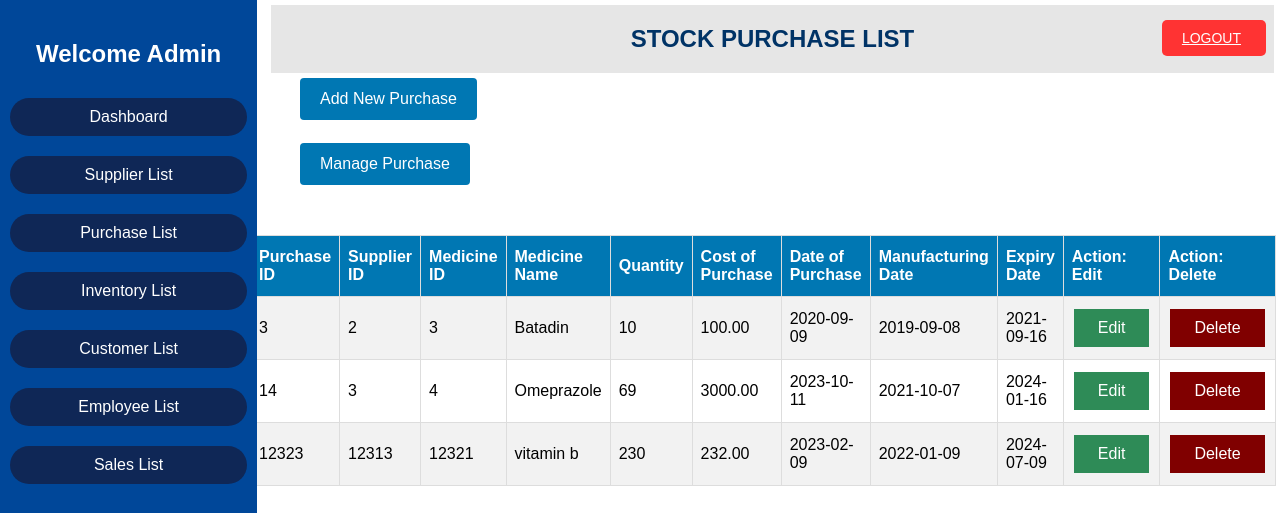
/purchase-view.php, run on the app's committed database.
### tables this page shows
CREATE TABLE `purchase` (
  `P_ID` int(6) NOT NULL,
  `SUP_ID` int(10) NOT NULL,
  `MED_ID` int(6) NOT NULL,
  `P_QTY` int(11) NOT NULL,
  `P_COST` decimal(8,2) NOT NULL,
  `PUR_DATE` date NOT NULL,
  `MFG_DATE` date NOT NULL,
  `EXP_DATE` date NOT NULL
);

CREATE TABLE `meds` (
  `MED_ID` int(6) NOT NULL,
  `MED_NAME` varchar(50) NOT NULL,
  `MED_QTY` int(11) NOT NULL,
  `CATEGORY` varchar(50) NOT NULL,
  `MED_PRICE` int(10) NOT NULL,
  `LOCATION_RACK` varchar(50) NOT NULL
);

### purchase-view.php (the view, shortened to what this page needs)
<!DOCTYPE html>
<html>
<head>
    <link rel="stylesheet" type="text/css" href="adminpanel.css">
    <link rel="stylesheet" type="text/css" href="table1.css">
    <link rel="stylesheet" type="text/css" href="form4.css">
</head>
<body>
<header>
    <a href="logout.php" class="logout-button">
        <span class="logout-icon">LOGOUT</span>
    </a>
    </header>
    <div class="sidebar">
        <h2>Welcome Admin</h2>
        <ul>
            <li><a href="adminpanel.php">Dashboard</a></li>
            <li><a href="supplier-view.php">Supplier List</a></li>
            <li><a href="purchase-view.php">Purchase List</a></li>
            <li><a href="inventory-view.php">Inventory List</a></li>
            <li><a href="customer-view.php">Customer List</a></li>
            <li><a href="employee-view.php">Employee List</a></li>
            <li><a href="sales-view.php">Sales List</a></li>
        </ul>
    </div>
    <center>
	<div class="head">
	<h2> STOCK PURCHASE LIST</h2>
	</div>
	</center>
	<div class="purchase-add">
        <a href="purchase-add.php"><button>Add New Purchase</button></a><Br><br>
	    <a href="purchase-view.php"><button>Manage Purchase</button></a>
    </div>
	<table align="left" id="table1" style="margin-left:250px;">
		<tr>
			<th>Purchase ID</th>
			<th>Supplier ID</th>
			<th>Medicine ID</th>
			<th>Medicine Name</th>
			<th>Quantity</th>
			<th>Cost of Purchase</th>
			<th>Date of Purchase</th>
			<th>Manufacturing Date</th>
			<th>Expiry Date</th>
			<th>Action: Edit</th>
            <th>Action: Delete</th>
		</tr>
	<?php
	include "config.php";
	$sql = "SELECT p_id,sup_id,med_id,p_qty,p_cost,pur_date,mfg_date,exp_date FROM purchase";
	$result = $conn->query($sql);
	if ($result->num_rows > 0) {
	while($row = $result->fetch_assoc()) {
		$sql1="SELECT med_name from meds where med_id=".$row["med_id"]."";
		$result1 = $conn->query($sql1);
		while($row1 = $result1->fetch_assoc()) {
			echo "<tr>";
				echo "<td>" . $row["p_id"]. "</td>";
				echo "<td>" . $row["sup_id"]. "</td>";
				echo "<td>" . $row["med_id"]. "</td>";
				echo "<td>" . $row1["med_name"] . "</td>";
				echo "<td>" . $row["p_qty"]. "</td>";
				echo "<td>" . $row["p_cost"]. "</td>";
				echo "<td>" . $row["pur_date"]. "</td>";
				echo "<td>" . $row["mfg_date"] . "</td>";
				echo "<td>" . $row["exp_date"]. "</td>";
				echo "<td align=center>";
				echo "<a class='button1 edit-btn' href=purchase-update.php?pid=".$row['p_id']."&sid=".$row['sup_id']."&mid=".$row['med_id'].">Edit</a>";
				echo "</td>";
				echo "<td align=center>";
				echo "<a class='button1 del-btn' href=purchase-delete.php?pid=".$row['p_id']."&sid=".$row['sup_id']."&mid=".$row['med_id'].">Delete</a>";
				echo "</td>";
			echo "</tr>";
		}
	}
	echo "</table>";
}
	?>
</body>
</html>

### adminpanel.css (style rules this page uses)
body { background-color: rgb(255, 255, 255); background: url("img/pharm1.png") no-repeat center center; margin: 0; padding: 0; font-family: Arial, sans-serif; }
.sidebar { height: 100%; width: 20%; position: fixed; top: 0; left: 0; background-color: #004799; color: rgb(255, 255, 255); padding-top: 20px; }
.sidebar h2 { text-align: center; }
.sidebar ul { list-style-type: none; padding: 0; }
.sidebar ul li { padding: 10px; text-align: center; }
.sidebar ul li a { border: 0px solid; background-color: #0f2756; color: rgb(255, 255, 255); text-decoration: none; display: block; padding: 10px; border-radius: 25px; border-collapse: separate; }
div.head { width:78%; font-family:Arial; background-color:#e6e6e6; color:#003366; float:right; margin-top:5px; margin-right:12px; margin-left:500px; top: 0; right: 0; overflow:hidden; }
div.purchase-add button { margin-left: 300px; background-color: #0077b3; color: white; padding: 12px 20px; border: none; border-radius: 4px; cursor: pointer; display:inline-block; margin-top:5px; font-size: 16px; }
div.head { width: 78%; font-family: Arial; background-color: #e6e6e6; color: #003366; float: right; margin-top: 5px; margin-right: 12px; margin-left: 500px; top: 0; right: 0; overflow: hidden; }
div.head { width: 78%; font-family: Arial; background-color: #e6e6e6; color: #003366; float: right; margin-top: 5px; margin-right: 12px; margin-left: 500px; top: 10px; right: 0; overflow: hidden; }
.logout-button { position: absolute; top: 20px; right: 20px; background-color: #ff3333; color: #fff; border: none; padding: 10px 20px; border-radius: 5px; cursor: pointer; font-size: 14px; display: flex; align-items: center; }
.logout-button .logout-icon { margin-right: 5px; }

### table1.css (style rules this page uses)
#table1 { font-family: Arial; border-collapse: collapse; margin-top:50px; margin-right:15px; width: 70%; overflow:auto; }
#table1 td, #table1 th { border: 1px solid #ddd; padding: 8px; }
#table1 tr:nth-child(even) { background-color: #f2f2f2; }
#table1 th { padding-top: 12px; padding-bottom: 12px; text-align: left; background-color: #0077b3; color: white; }
.button1 { border:none; color: white; padding: 10px 24px; text-align: center; text-decoration: none; display: inline-block; margin: 4px 2px; cursor: pointer; }
.edit-btn { background-color:#2E8B57; }
.del-btn { background-color:#800000; }

### data on the page
purchase: P_ID "3", SUP_ID "2", MED_ID "3", P_QTY "10", P_COST "100.00", PUR_DATE "2020-09-09", MFG_DATE "2019-09-08", EXP_DATE "2021-09-16"
meds: MED_NAME "Batadin"
purchase: P_ID "14", SUP_ID "3", MED_ID "4", P_QTY "69", P_COST "3000.00", PUR_DATE "2023-10-11", MFG_DATE "2021-10-07", EXP_DATE "2024-01-16"
meds: MED_NAME "Omeprazole"
purchase: P_ID "12323", SUP_ID "12313", MED_ID "12321", P_QTY "230", P_COST "232.00", PUR_DATE "2023-02-09", MFG_DATE "2022-01-09", EXP_DATE "2024-07-09"
meds: MED_NAME "vitamin b"
